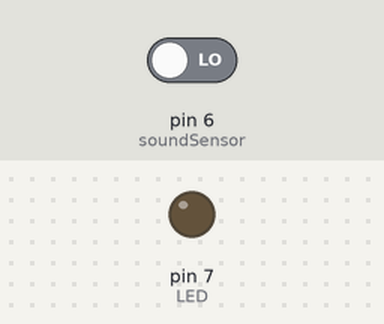
The sketch below on a simulated Arduino Uno, built with avr-gcc and run on an emulated ATmega328P. Shown: output pins drawn as LEDs (lit = HIGH). The test bench sets the inputs (shaded band); at power-on: pin 6 (soundSensor) LOW.

Above: at 1.2 s.
1.3 s: pin 6 (soundSensor) driven HIGH
At 2.6 s:
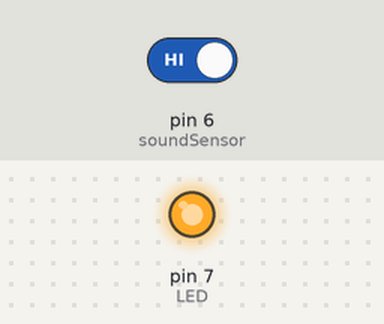
4.3 s: pin 6 (soundSensor) driven LOW
At 5.2 s:
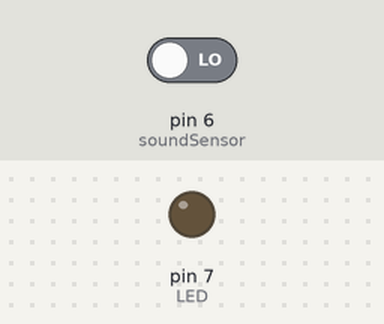
Timing chart, 0 to 7.3 s (numbered marks = the images above; inputs shaded):
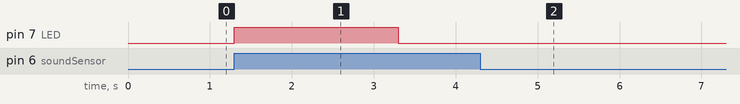

The sketch:

LED_Sound.ino
```cpp
int soundSensor=6;
int LED=7;
boolean LEDStatus=false;

void setup() {
 pinMode(soundSensor,INPUT);
 pinMode(LED,OUTPUT);
}

void loop() {

  int SensorData=digitalRead(soundSensor);
  if(SensorData==1){
    if(LEDStatus==false){
        LEDStatus=true;
        digitalWrite(LED,HIGH);
        delay(2000);
    }
    else{
        LEDStatus=false;
        digitalWrite(LED,LOW);
        delay(2000);
    }
  }
 }
```

Measured:
- after the input at 1.3 s, pin 7 (LED): LOW → HIGH at once, → LOW 2.0 s later
- after the input at 4.3 s, pin 7 (LED): stops changing and stays LOW
